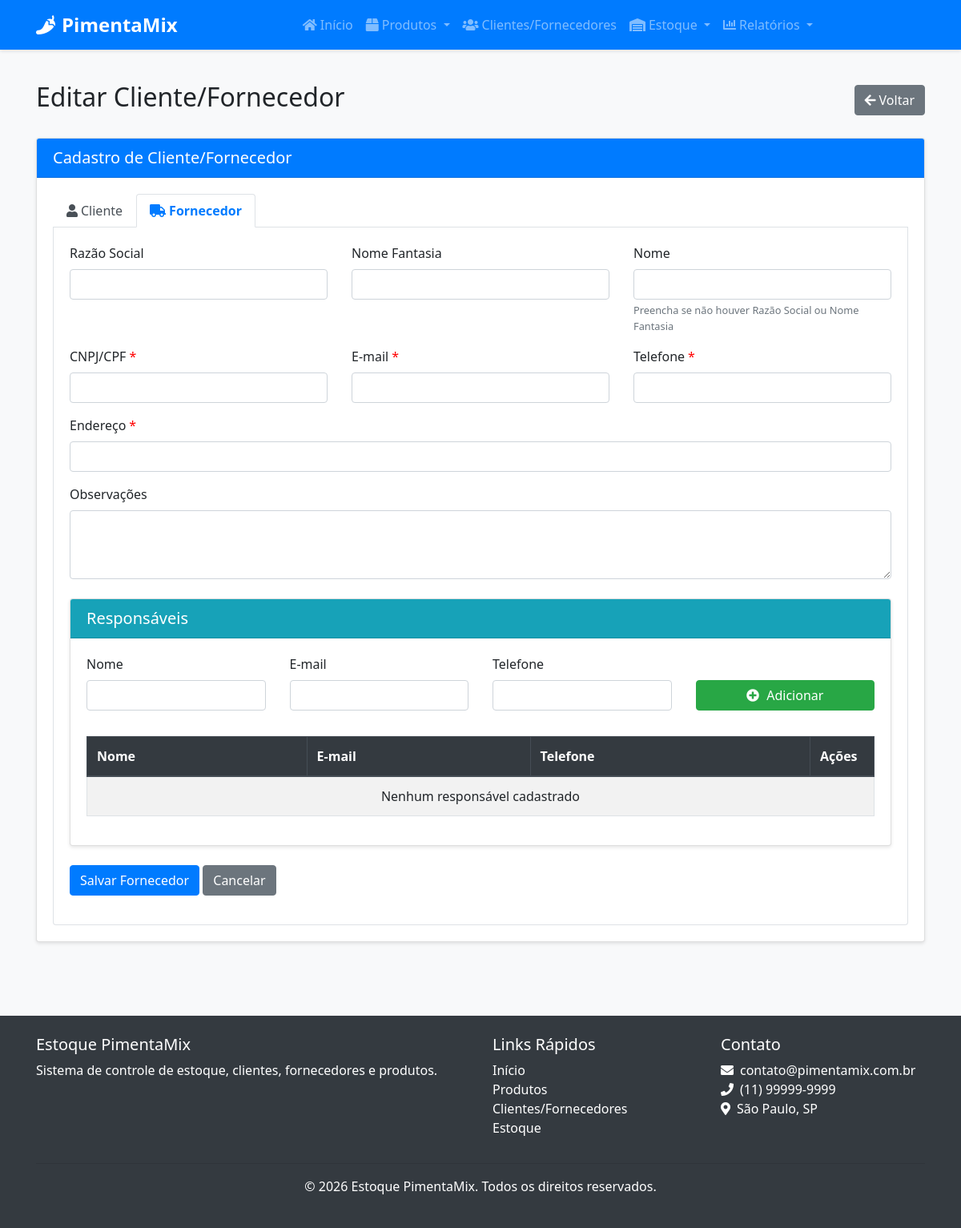
/clientes-fornecedores/1/editar?aba=fornecedor, run on an earlier commit of the app's database.
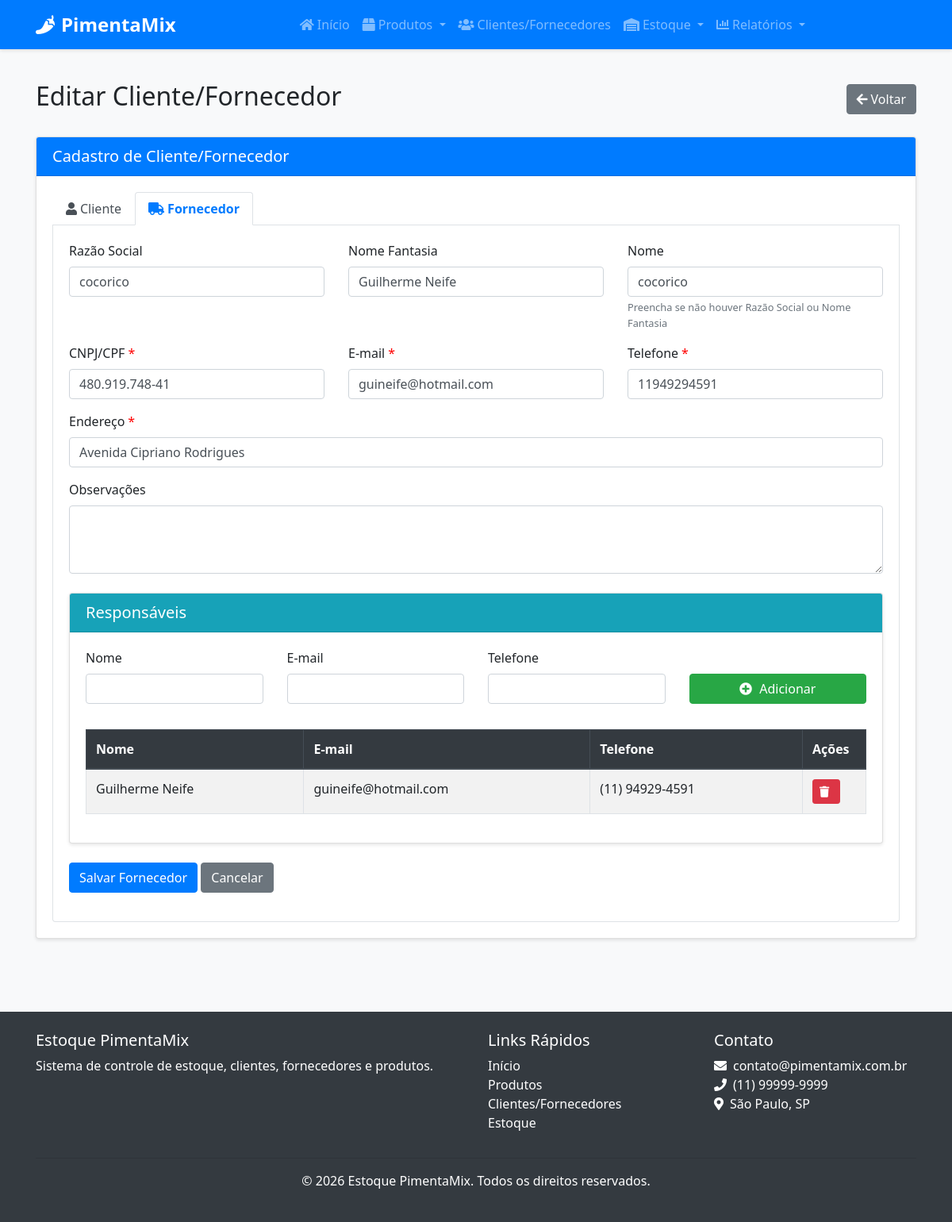
And on a later commit of the database.
### src/models/cliente_fornecedor.py (models this page shows, shortened)
class ClienteFornecedor(db.Model):
    __tablename__ = 'cliente_fornecedor'
    id = db.Column(db.Integer, primary_key=True)
    nome = db.Column(db.String(100), nullable=False)
    razao_social = db.Column(db.String(100), nullable=True)
    nome_fantasia = db.Column(db.String(100), nullable=True)
    cpf_cnpj = db.Column(db.String(20), nullable=True, unique=True)
    email = db.Column(db.String(100), nullable=False)
    telefone = db.Column(db.String(20), nullable=False)
    endereco = db.Column(db.Text, nullable=True)
    observacoes = db.Column(db.Text, nullable=True)
    eh_cliente = db.Column(db.Boolean, default=False)
    eh_fornecedor = db.Column(db.Boolean, default=False)
    data_cadastro = db.Column(db.DateTime, default=datetime.utcnow)
    responsaveis = db.relationship('Responsavel', backref='cliente_fornecedor', lazy=True, cascade="all, delete-orphan")
    contatos = db.relationship('Contato', backref='cliente_fornecedor', lazy=True, cascade="all, delete-orphan")
    produtos_fornecidos = db.relationship('Produto', backref='fornecedor', lazy=True)
    entradas_estoque = db.relationship('EntradaEstoque', backref='fornecedor', lazy=True)
    saidas_estoque = db.relationship('SaidaEstoque', backref='cliente', lazy=True)

class Responsavel(db.Model):
    __tablename__ = 'responsavel'
    id = db.Column(db.Integer, primary_key=True)
    cliente_fornecedor_id = db.Column(db.Integer, db.ForeignKey('cliente_fornecedor.id'), nullable=False)
    nome = db.Column(db.String(100), nullable=False)
    email = db.Column(db.String(100), nullable=True)
    telefone = db.Column(db.String(20), nullable=True)
    cargo = db.Column(db.String(50), nullable=True)

### src/routes/cliente_fornecedor.py (the view, shortened to what this page needs)
@cliente_fornecedor_bp.route('/<int:id>/editar', methods=['GET', 'POST'])
def editar(id):
    cliente_fornecedor = ClienteFornecedor.query.get_or_404(id)
    responsaveis = Responsavel.query.filter_by(cliente_fornecedor_id=id).all()
    aba_ativa = request.args.get('aba', 'cliente' if cliente_fornecedor.eh_cliente else 'fornecedor')
    cliente_form = ClienteForm(obj=cliente_fornecedor if cliente_fornecedor.eh_cliente else None)
    fornecedor_form = FornecedorForm(obj=cliente_fornecedor if cliente_fornecedor.eh_fornecedor else None)
    return render_template('cliente_fornecedor/form.html',
                          cliente_form=cliente_form,
                          fornecedor_form=fornecedor_form,
                          titulo='Editar Cliente/Fornecedor',
                          aba_ativa=aba_ativa,
                          cliente_fornecedor=cliente_fornecedor,
                          responsaveis=responsaveis)

### src/routes/cliente_fornecedor.py (shortened to what this page needs)
class ClienteForm(FlaskForm):
    id = HiddenField('ID')
    nome = StringField('Nome', validators=[DataRequired(message='Nome é obrigatório')])
    cpf_cnpj = StringField('CPF/CNPJ', validators=[DataRequired(message='CPF/CNPJ é obrigatório')])
    email = StringField('E-mail', validators=[DataRequired(message='E-mail é obrigatório'), Email(message='E-mail inválido')])
    telefone = StringField('Telefone', validators=[DataRequired(message='Telefone é obrigatório')])
    endereco = StringField('Endereço', validators=[Optional()])
    eh_cliente = HiddenField('É Cliente', default='1')
    submit_cliente = SubmitField('Salvar Cliente')

### src/templates/cliente_fornecedor/form.html (shortened to what the changed rows need)
{% extends "base.html" %}
{% block content %}
<div class="container">
    <div class="d-flex justify-content-between align-items-center mb-4">
        <h2>{{ titulo }}</h2>
    </div>
    <div class="card">
        <div class="card-body">
            <div class="tab-content" id="clienteFornecedorTabsContent">
                <div class="tab-pane fade {% if aba_ativa == 'fornecedor' %}show active{% endif %}" id="fornecedor" role="tabpanel" aria-labelledby="fornecedor-tab">
                    <form method="POST" id="fornecedor-form">
                        <div class="row">
                            <div class="col-md-4">
                                <div class="form-group">
                                    <label for="{{ fornecedor_form.razao_social.id }}">Razão Social</label>
                                    {{ fornecedor_form.razao_social(class="form-control" + (" is-invalid" if fornecedor_form.razao_social.errors else "")) }}
                                </div>
                            </div>
                            <div class="col-md-4">
                                <div class="form-group">
                                    <label for="{{ fornecedor_form.nome_fantasia.id }}">Nome Fantasia</label>
                                    {{ fornecedor_form.nome_fantasia(class="form-control" + (" is-invalid" if fornecedor_form.nome_fantasia.errors else "")) }}
                                </div>
                            </div>
                            <div class="col-md-4">
                                <div class="form-group">
                                    <label for="{{ fornecedor_form.nome.id }}">Nome</label>
                                    {{ fornecedor_form.nome(class="form-control" + (" is-invalid" if fornecedor_form.nome.errors else "")) }}
                                    <small class="form-text text-muted">Preencha se não houver Razão Social ou Nome Fantasia</small>
                                </div>
                            </div>
                        </div>
                        <div class="row">
                            <div class="col-md-4">
                                <div class="form-group">
                                    <label for="{{ fornecedor_form.cpf_cnpj.id }}" class="required-field">CNPJ/CPF</label>
                                    {{ fornecedor_form.cpf_cnpj(class="form-control" + (" is-invalid" if fornecedor_form.cpf_cnpj.errors else "")) }}
                                </div>
                            </div>
                            <div class="col-md-4">
                                <div class="form-group">
                                    <label for="{{ fornecedor_form.email.id }}" class="required-field">E-mail</label>
                                    {{ fornecedor_form.email(class="form-control" + (" is-invalid" if fornecedor_form.email.errors else ""), type="email") }}
                                </div>
                            </div>
                            <div class="col-md-4">
                                <div class="form-group">
                                    <label for="{{ fornecedor_form.telefone.id }}" class="required-field">Telefone</label>
                                    {{ fornecedor_form.telefone(class="form-control" + (" is-invalid" if fornecedor_form.telefone.errors else "")) }}
                                </div>
                            </div>
                        </div>
                        <div class="form-group">
                            <label for="{{ fornecedor_form.endereco.id }}" class="required-field">Endereço</label>
                            {{ fornecedor_form.endereco(class="form-control" + (" is-invalid" if fornecedor_form.endereco.errors else "")) }}
                        </div>
                        <div class="form-group">
                            <label for="{{ fornecedor_form.observacoes.id }}">Observações</label>
                            {{ fornecedor_form.observacoes(class="form-control" + (" is-invalid" if fornecedor_form.observacoes.errors else ""), rows=3) }}
                        </div>
                        {% if cliente_fornecedor is defined and cliente_fornecedor %}
                            <div class="card mt-4">
                                <div class="card-body">
                                    <div class="responsaveis-list mt-3">
                                        <table class="table table-striped table-bordered" id="responsaveis-table">
                                            <thead class="thead-dark">
                                                <tr>
                                                    <th>Nome</th>
                                                    <th>E-mail</th>
                                                    <th>Telefone</th>
                                                    <th width="80">Ações</th>
                                                </tr>
                                            </thead>
                                            <tbody>
                                                {% if responsaveis is defined and responsaveis %}
                                                    {% for responsavel in responsaveis %}
                                                        <tr data-id="{{ responsavel.id }}">
                                                            <td>{{ responsavel.nome }}</td>
                                                            <td>{{ responsavel.email }}</td>
                                                            <td>{{ responsavel.telefone }}</td>
                                                            <td>
                                                                <button type="button" class="btn btn-sm btn-danger btn-excluir-responsavel">
                                                                    <i class="fas fa-trash"></i>
                                                                </button>
                                                            </td>
                                                        </tr>
                                                    {% endfor %}
                                                {% else %}
                                                    <tr id="sem-responsaveis">
                                                        <td colspan="4" class="text-center">Nenhum responsável cadastrado</td>
                                                    </tr>
                                                {% endif %}
                                            </tbody>
                                        </table>
                                    </div>
                                </div>
                            </div>
                        {% endif %}
                    </form>
                </div>
            </div>
        </div>
    </div>
</div>
{% endblock %}

What changed in the data, as far as the page shows it:
now on this page (row edited): ClienteFornecedor: razao_social "cocorico", nome_fantasia "Guilherme Neife", nome "cocorico", cpf_cnpj "480.919.748-41", email "guineife@hotmail.com", telefone "11949294591", endereco "Avenida Cipriano Rodrigues"
added Responsavel: nome "Guilherme Neife", email "guineife@hotmail.com", telefone "(11) 94929-4591"
Also different on the page:
text no longer shown: "Nenhum responsável cadastrado"
